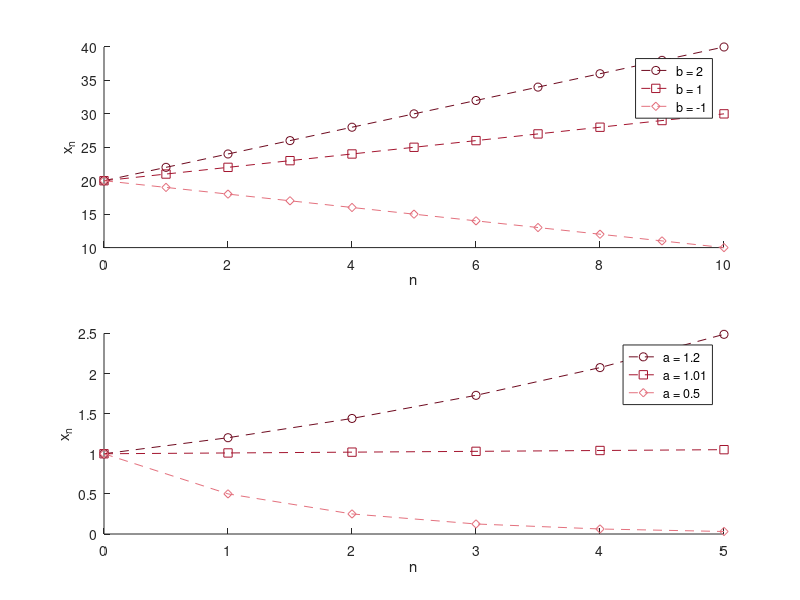

Reproduce this figure in MATLAB.
% Abb. 1.11: arithmetische und geometrische Folge (Buch, Abschnitt 1.2, Gl. 1.11 und 1.13)
% oben: x_{n+1} = x_n + b mit x_0 = 20;  unten: x_{n+1} = a x_n mit x_0 = 1
% (c) 2026 Philipp Kügler · Programm zum Buch „Dynamische Systeme in den Lebenswissenschaften“ · MIT-Lizenz (siehe LICENSE)
rot = [0.43 0.04 0.12; 0.64 0.08 0.18; 0.89 0.44 0.49];   % Rottöne für mehrere Folgen
marker = 'osd';

subplot(2, 1, 1); hold on
n = 0:10; bs = [2 1 -1];
for i = 1:3
    x = 20 + bs(i) * n;                  % Lösungsformel (1.12)
    plot(n, x, ['--' marker(i)], 'Color', rot(i, :), 'DisplayName', sprintf('b = %g', bs(i)));
    fprintf('b = %g:  x_10 = %g\n', bs(i), x(end));
end
hold off; xlabel('n'); ylabel('x_n'); legend('show');

subplot(2, 1, 2); hold on
n = 0:5; as = [1.2 1.01 0.5];
for i = 1:3
    x = as(i) .^ n;                      % Lösungsformel (1.14) mit x_0 = 1
    plot(n, x, ['--' marker(i)], 'Color', rot(i, :), 'DisplayName', sprintf('a = %g', as(i)));
    fprintf('a = %g:  x_5 = %.4f\n', as(i), x(end));
end
hold off; xlabel('n'); ylabel('x_n'); legend('show');
